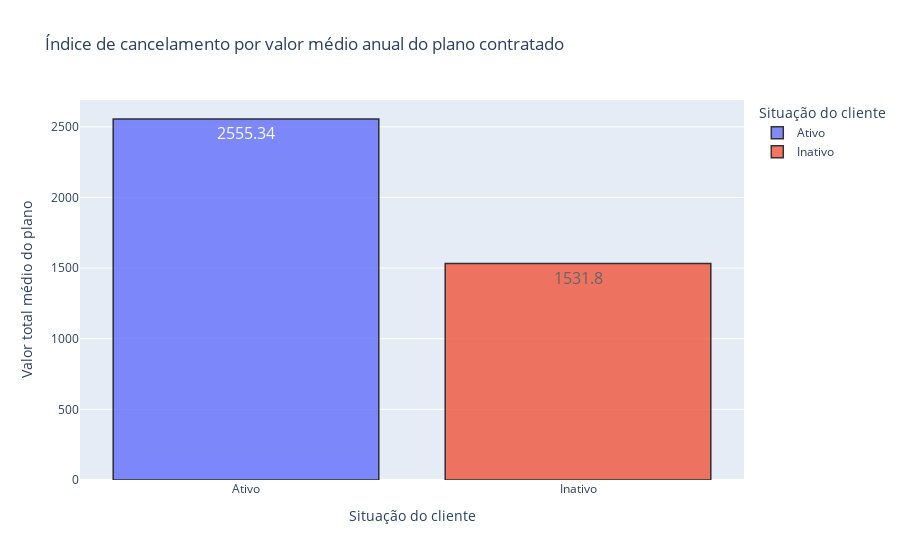

The cell this chart's notebook holds for it:
### Markdown cell above
### **4.2.4 - Valor médio anual do contrato por cliente**

O gráfico abaixo exibe a média do plano anual pago pelos clientes ativos e inativos. Diferentemente do que foi observado anteriormente, o perfil dos clientes inativos pagavam, em média, um valor anual menor que os clientes ainda ativos. Isto pode indicar que os clientes que aderem a mais serviços da empresa tendem a permanecer na empresa.

### Code cell
# Plotando em gráfico de barras
fig = px.bar(df_media_gastos, x = df_media_gastos['Situação do cliente'], y = df_media_gastos['Valor total médio do plano'], 
    color = 'Situação do cliente' ,text='Valor total médio do plano', title="Índice de cancelamento por valor médio anual do plano contratado")
fig.update_traces(textfont_size=16, textangle=0, textposition="inside", cliponaxis=False, opacity=0.8, marker_line_width=1.5,
    marker_line_color = 'rgb(0,0,0)')
fig.show()

### Figure 1 — Plotly figure (JSON) as saved in the notebook; plotly's stock layout.template omitted (floating-point values rounded to 4 significant figures)
{"data": [{"alignmentgroup": "True", "cliponaxis": false, "hovertemplate": "Situação do cliente=%{x}<br>Valor total médio do plano=%{text}<extra></extra>", "legendgroup": "Ativo", "marker": {"color": "#636efa", "line": {"color": "rgb(0,0,0)", "width": 1.5}, "pattern": {"shape": ""}}, "name": "Ativo", "offsetgroup": "Ativo", "opacity": 0.8, "orientation": "v", "showlegend": true, "text": [2555.0], "textangle": 0, "textfont": {"size": 16}, "textposition": "inside", "type": "bar", "x": ["Ativo"], "xaxis": "x", "y": [2555.0], "yaxis": "y"}, {"alignmentgroup": "True", "cliponaxis": false, "hovertemplate": "Situação do cliente=%{x}<br>Valor total médio do plano=%{text}<extra></extra>", "legendgroup": "Inativo", "marker": {"color": "#EF553B", "line": {"color": "rgb(0,0,0)", "width": 1.5}, "pattern": {"shape": ""}}, "name": "Inativo", "offsetgroup": "Inativo", "opacity": 0.8, "orientation": "v", "showlegend": true, "text": [1532.0], "textangle": 0, "textfont": {"size": 16}, "textposition": "inside", "type": "bar", "x": ["Inativo"], "xaxis": "x", "y": [1532.0], "yaxis": "y"}], "layout": {"barmode": "relative", "legend": {"title": {"text": "Situação do cliente"}, "tracegroupgap": 0}, "title": {"text": "Índice de cancelamento por valor médio anual do plano contratado"}, "xaxis": {"anchor": "y", "categoryarray": ["Ativo", "Inativo"], "categoryorder": "array", "domain": [0, 1], "title": {"text": "Situação do cliente"}}, "yaxis": {"anchor": "x", "domain": [0, 1], "title": {"text": "Valor total médio do plano"}}}}
